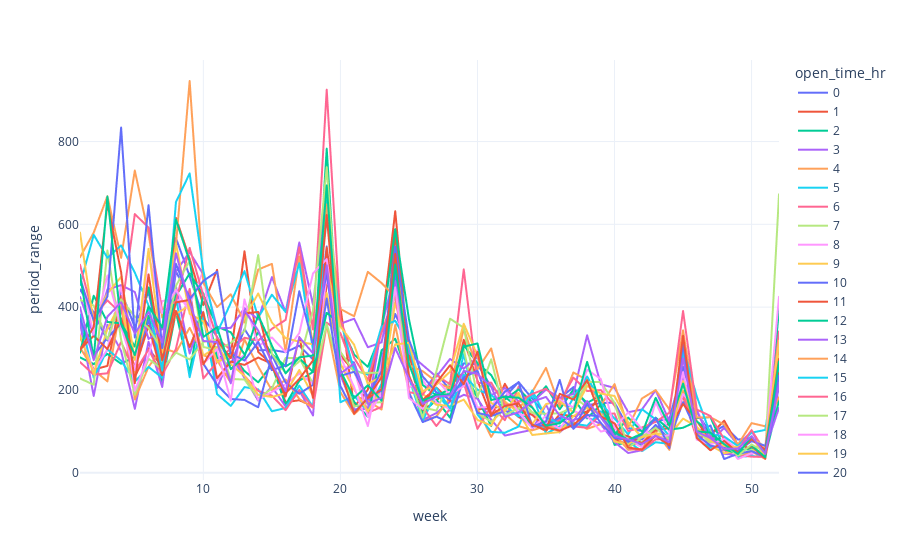

Write notebook code for a chart like this one.
### Code cell
fig = px.line(week_stats.query('symbol == "BTCUSDT"'), x = 'week', y = 'period_range', color = 'open_time_hr')
fig.update_layout(template='plotly_white')
fig.show()
